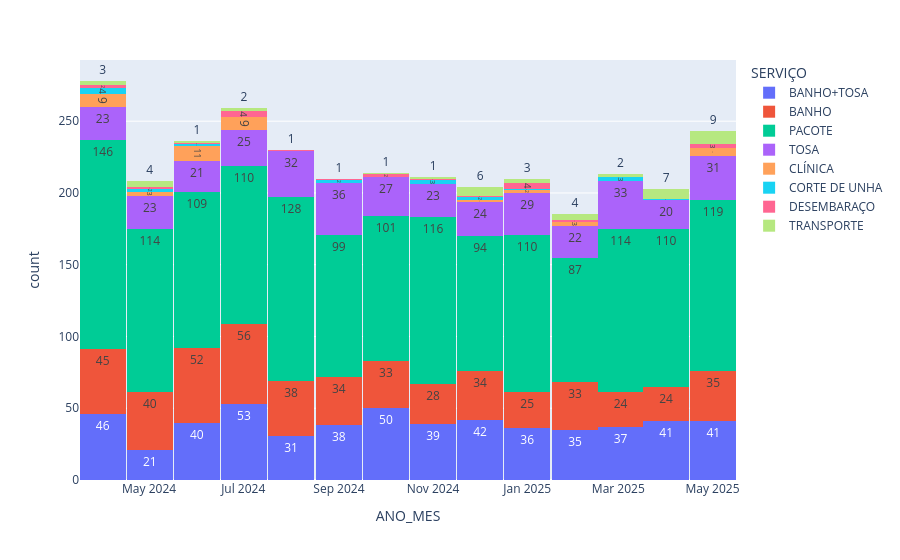

The code cell stored with this chart in its notebook:
### Code cell
import plotly.express as px

# for coluna in df.columns:
#     grafico = px.histogram(df, x=coluna, color="SERVIÇO", text_auto=True)
#     grafico.show();
df["ANO_MES"] = df["ANO_MES"].astype(str)
grafico = px.histogram(df, x="ANO_MES", color="SERVIÇO", text_auto=True)
grafico.show();
grafico.write_html("grafico_interativo.html")
df.to_csv("dados_filtrados.csv", index=False, encoding='utf-8-sig')

### Figure 1 — Plotly figure (JSON) as saved in the notebook; plotly's stock layout.template omitted (floating-point values rounded to 4 significant figures; data arrays with more than 128 entries replaced by an {"elided": "..."} marker saying what was removed)
{"data": [{"bingroup": "x", "hovertemplate": "SERVIÇO=BANHO+TOSA<br>ANO_MES=%{x}<br>count=%{y}<extra></extra>", "legendgroup": "BANHO+TOSA", "marker": {"color": "#636efa", "pattern": {"shape": ""}}, "name": "BANHO+TOSA", "orientation": "v", "showlegend": true, "texttemplate": "%{value}", "type": "histogram", "x": {"elided": "550 str values"}, "xaxis": "x", "yaxis": "y"}, {"bingroup": "x", "hovertemplate": "SERVIÇO=BANHO<br>ANO_MES=%{x}<br>count=%{y}<extra></extra>", "legendgroup": "BANHO", "marker": {"color": "#EF553B", "pattern": {"shape": ""}}, "name": "BANHO", "orientation": "v", "showlegend": true, "texttemplate": "%{value}", "type": "histogram", "x": {"elided": "501 str values"}, "xaxis": "x", "yaxis": "y"}, {"bingroup": "x", "hovertemplate": "SERVIÇO=PACOTE<br>ANO_MES=%{x}<br>count=%{y}<extra></extra>", "legendgroup": "PACOTE", "marker": {"color": "#00cc96", "pattern": {"shape": ""}}, "name": "PACOTE", "orientation": "v", "showlegend": true, "texttemplate": "%{value}", "type": "histogram", "x": {"elided": "1557 str values"}, "xaxis": "x", "yaxis": "y"}, {"bingroup": "x", "hovertemplate": "SERVIÇO=TOSA<br>ANO_MES=%{x}<br>count=%{y}<extra></extra>", "legendgroup": "TOSA", "marker": {"color": "#ab63fa", "pattern": {"shape": ""}}, "name": "TOSA", "orientation": "v", "showlegend": true, "texttemplate": "%{value}", "type": "histogram", "x": {"elided": "369 str values"}, "xaxis": "x", "yaxis": "y"}, {"bingroup": "x", "hovertemplate": "SERVIÇO=CLÍNICA<br>ANO_MES=%{x}<br>count=%{y}<extra></extra>", "legendgroup": "CLÍNICA", "marker": {"color": "#FFA15A", "pattern": {"shape": ""}}, "name": "CLÍNICA", "orientation": "v", "showlegend": true, "texttemplate": "%{value}", "type": "histogram", "x": ["2024-04", "2024-04", "2024-04", "2024-04", "2024-04", "2024-04", "2024-04", "2024-04", "2024-04", "2025-05", "2025-05", "2025-05", "2024-05", "2024-05", "2024-05", "2024-06", "2024-06", "2024-06", "2024-06", "2024-06", "2024-06", "2024-06", "2024-06", "2024-06", "2024-06", "2024-06", "2024-07", "2024-07", "2024-07", "2024-07", "2024-07", "2024-07", "2024-07", "2024-07", "2024-07", "2024-12", "2025-01", "2025-01", "2025-02", "2025-02", "2025-02", "2025-05", "2025-05"], "xaxis": "x", "yaxis": "y"}, {"bingroup": "x", "hovertemplate": "SERVIÇO=CORTE DE UNHA<br>ANO_MES=%{x}<br>count=%{y}<extra></extra>", "legendgroup": "CORTE DE UNHA", "marker": {"color": "#19d3f3", "pattern": {"shape": ""}}, "name": "CORTE DE UNHA", "orientation": "v", "showlegend": true, "texttemplate": "%{value}", "type": "histogram", "x": ["2024-04", "2024-04", "2024-04", "2024-04", "2024-05", "2024-05", "2024-06", "2024-09", "2024-09", "2024-11", "2024-11", "2024-11", "2024-12", "2024-12", "2025-01", "2025-03", "2025-03", "2025-03", "2025-04"], "xaxis": "x", "yaxis": "y"}, {"bingroup": "x", "hovertemplate": "SERVIÇO=DESEMBARAÇO<br>ANO_MES=%{x}<br>count=%{y}<extra></extra>", "legendgroup": "DESEMBARAÇO", "marker": {"color": "#FF6692", "pattern": {"shape": ""}}, "name": "DESEMBARAÇO", "orientation": "v", "showlegend": true, "texttemplate": "%{value}", "type": "histogram", "x": ["2024-04", "2024-04", "2024-05", "2024-06", "2024-07", "2024-07", "2024-07", "2024-07", "2024-08", "2024-09", "2024-10", "2024-10", "2024-11", "2024-12", "2025-01", "2025-01", "2025-01", "2025-01", "2025-02", "2025-05", "2025-05", "2025-05"], "xaxis": "x", "yaxis": "y"}, {"bingroup": "x", "hovertemplate": "SERVIÇO=TRANSPORTE<br>ANO_MES=%{x}<br>count=%{y}<extra></extra>", "legendgroup": "TRANSPORTE", "marker": {"color": "#B6E880", "pattern": {"shape": ""}}, "name": "TRANSPORTE", "orientation": "v", "showlegend": true, "texttemplate": "%{value}", "type": "histogram", "x": ["2024-04", "2024-04", "2024-04", "2024-05", "2024-05", "2024-05", "2024-05", "2024-06", "2024-07", "2024-07", "2024-10", "2024-11", "2024-12", "2024-12", "2024-12", "2024-12", "2024-12", "2024-12", "2025-01", "2025-01", "2025-01", "2025-02", "2025-02", "2025-02", "2025-02", "2025-03", "2025-03", "2025-04", "2025-04", "2025-04", "2025-04", "2025-04", "2025-04", "2025-04", "2025-05", "2025-05", "2025-05", "2025-05", "2025-05", "2025-05", "2025-05", "2025-05", "2025-05"], "xaxis": "x", "yaxis": "y"}], "layout": {"barmode": "relative", "legend": {"title": {"text": "SERVIÇO"}, "tracegroupgap": 0}, "margin": {"t": 60}, "xaxis": {"anchor": "y", "domain": [0, 1], "title": {"text": "ANO_MES"}}, "yaxis": {"anchor": "x", "domain": [0, 1], "title": {"text": "count"}}}}
